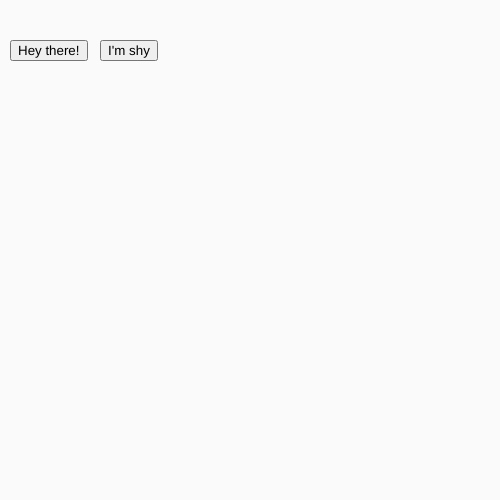
Frame 1 (no input)
Frame 60 (no input): identical to frame 1, image omitted
Frame 120 (the mouse pressed at the canvas centre since frame 60): identical to frame 1, image omitted

The p5.js sketch that drew this single still picture (run headless with seeded random() and noise() and a simulated clock; from frame 60 on, the mouse is pressed at the canvas centre):

// p5.js sketch
// ── sketch.js
var circleButton, hideButton;
var showingOrHiding;

function setup() {
  // put setup code here
  createCanvas (500,500);
  background(250);
  circleButton = createButton("Hey there!");
  circleButton.position(10,40);
  circleButton.mousePressed(function(){
    // fill (250);
    // ellipse (width/2,height/2,100,100);
    showingOrHiding = 1;
  });

  hideButton = createButton("I'm shy");
  hideButton.position(100,40);
  hideButton.mousePressed(function(){
    // fill (0);
    // ellipse (width/2,height/2,100,100);
      showingOrHiding = 0;
  });
}


function draw() {
  // put drawing code here
  if(showingOrHiding == 1){
  fill(0);
  ellipse(mouseX,mouseY,100,100);
}

if(showingOrHiding == 0){
background (255);
}
}
